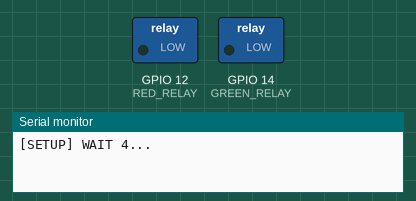
Bench run of a sketch on a simulated ESP8266 (NodeMCU). Shown: switched loads named in the sketch (green lamp = pin HIGH), the last lines printed to the serial monitor. WiFi joins after 1.5 s; servers stay silent unless stated; uploads are accepted with an empty reply.

Above: at 0.1 s.
At 6.8 s:
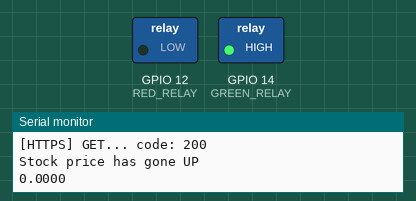
Timing chart, 0 to 8.3 s (numbered marks = the images above):
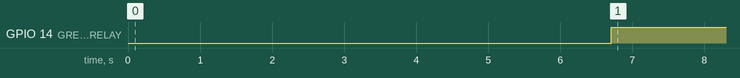

The sketch:

StockArrows.ino
```cpp
#include <Arduino.h>
#include <ArduinoJson.h>
#include <math.h>
#include <ESP8266WiFi.h>
#include <ESP8266WiFiMulti.h>
#include <ESP8266HTTPClient.h>
#include <WiFiClientSecureBearSSL.h>

ESP8266WiFiMulti WiFiMulti;

const int GREEN_RELAY = 14; // D5
const int RED_RELAY = 12; // D6
const char* SSID = "";
const char* PASSWD = "";
const String APIKEY = "";

void setup() {
  pinMode(GREEN_RELAY, OUTPUT);
  pinMode(RED_RELAY, OUTPUT);
  Serial.begin(115200);

  for (uint8_t t = 4; t > 0; t--) {
    Serial.printf("[SETUP] WAIT %d...\n", t);
    Serial.flush();
    delay(1000);
  }

  WiFi.mode(WIFI_STA);
  WiFiMulti.addAP(SSID, PASSWD);
}

void makeGetRequest(){
  std::unique_ptr<BearSSL::WiFiClientSecure>client(new BearSSL::WiFiClientSecure);

    //client->setFingerprint(fingerprint);
    client->setInsecure();
    // Or, if you happy to ignore the SSL certificate, then use the following line instead:
    // client->setInsecure();

    HTTPClient https;

    Serial.print("[HTTPS] begin...\n");
    https.useHTTP10(true);
    String getRequestURL = "https://finnhub.io/api/v1/quote?symbol=SPY&token=" + APIKEY;
    if (https.begin(*client, getRequestURL)) {  // HTTPS

      Serial.print("[HTTPS] GET...\n");
      // start connection and send HTTP header
      int httpCode = https.GET();

      if (httpCode > 0) {
        // HTTP header has been send and Server response header has been handled
        Serial.printf("[HTTPS] GET... code: %d\n", httpCode);

        // file found at server
        if (httpCode == HTTP_CODE_OK || httpCode == HTTP_CODE_MOVED_PERMANENTLY) {
          DynamicJsonDocument doc(192);
          deserializeJson(doc, https.getStream());
          parseResponse(doc["dp"]);
        }
      } else {
        Serial.printf("[HTTPS] GET... failed, error: %s\n", https.errorToString(httpCode).c_str());
      }

      https.end();
    } else {
      Serial.printf("[HTTPS] Unable to connect\n");
    }
}

void parseResponse(float percentChange){
  // We have a response
  // Parse response
  if (signbit(percentChange)){
    StockDown();
  }
  else {
    StockUp();
  }
  Serial.println(percentChange, 4);
}

void StockUp(){
  // Stock price has gone up
  Serial.printf("Stock price has gone UP\n");
  digitalWrite(GREEN_RELAY, HIGH);
  digitalWrite(RED_RELAY, LOW);
}

void StockDown(){
  // Stock price has gone down
  Serial.printf("Stock price has gone DOWN\n");
  digitalWrite(GREEN_RELAY, LOW);
  digitalWrite(RED_RELAY, HIGH);
}

void loop() {
  // wait for WiFi connection
  if ((WiFiMulti.run() == WL_CONNECTED)) {
    makeGetRequest();
  }
  delay(2000);
}
```

Measured:
- by itself, GPIO 14 (GREEN_RELAY): LOW → HIGH at 6.7 s
